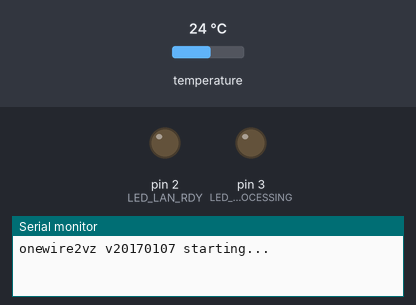
Bench run of a sketch on a simulated Arduino Uno, built for the host (arithmetic inside an expression is 32-bit, double 64-bit). On the bench: output pins drawn as LEDs (lit = HIGH), the last lines printed to the serial monitor. The test bench sets the inputs (shaded band); at power-on: temperature 24 °C. Random numbers use the default seed unless the sketch sets one; EEPROM starts erased.

Above: at 0.1 s.
At 0.5 s:
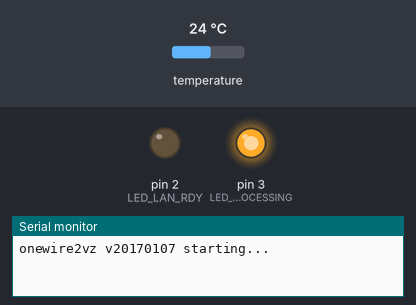
At 1.8 s:
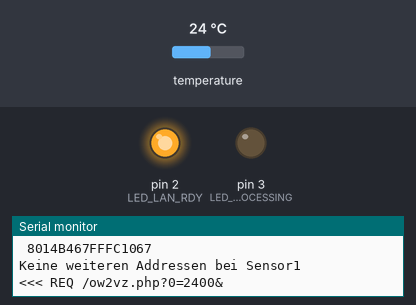
1.9 s: temperature set to 12 °C
4.4 s: temperature set to 28 °C
Timing chart, 0 to 7.4 s (numbered marks = the images above; inputs shaded):
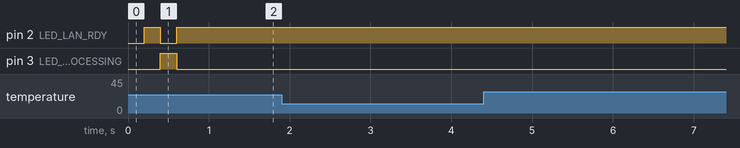

The sketch:

onewire2vz.ino
```cpp
#include <EtherCard.h>
#define CS_PIN 10

#include <EEPROM.h>
#include <TrueRandom.h>
//#include "Timer.h"
//Timer t;


#include <OneWire.h>
OneWire ds(8);  // an pin 10
#define MAX_DS1820_SENSORS 12
byte addr[MAX_DS1820_SENSORS][8];


#include <avr/wdt.h>

// Universally administered and locally administered addresses are distinguished by setting the second least significant bit of the most significant byte of the address. If the bit is 0, the address is universally administered. If it is 1, the address is locally administered. In the example address 02-00-00-00-00-01 the most significant byte is 02h. The binary is 00000010 and the second least significant bit is 1. Therefore, it is a locally administered address.[3] The bit is 0 in all OUIs.
// so mac should be:
// x2-xx-xx-xx-xx-xx
// x6-xx-xx-xx-xx-xx
// xA-xx-xx-xx-xx-xx
// xE-xx-xx-xx-xx-xx
static byte mymac[] = { 0x06,0x02,0x03,0x04,0x05,0x06 };
char macstr[18];

byte Ethernet::buffer[700];
static uint32_t timer = 0;

const char website[] PROGMEM = "vz.langhofer.net";

int LED_LAN_RDY =2;
int LED_LAN_ROOCESSING =3;


int ResetGPIO = A3;


bool requestPending=false;
int heartbeatreset = 0;

/*
void displaystuff(char* releasedetails, char* ipaddress, char* macaddress)   {
  // by default, we'll generate the high voltage from the 3.3v line internally! (neat!)
  display.begin(SSD1306_SWITCHCAPVCC, 0x3C);  // initialize with the I2C addr 0x3C (for the 128x32)
  // init done

  // Clear the buffer.
  display.clearDisplay();


  // text display tests
  display.setTextSize(1);
  display.setTextColor(WHITE);
  display.setCursor(0,0);
  display.println(releasedetails);
  display.println(ipaddress);
  display.setTextSize(2);
  display.println(macaddress);
  display.display();
  delay(2000);
}
*/


static void my_callback (byte status, word off, word len) {
  requestPending=false;

  Serial.println(">>>");
  Ethernet::buffer[off+300] = 0;
  Serial.print((const char*) Ethernet::buffer + off);
  Serial.println("...");
  //wdt_reset();
}

uint16_t values[10];
uint8_t debounce[10];

String a,c;

int heartbeat=0;


void(* resetFunc) (void) = 0;

int HighByte, LowByte, TReading, SignBit, Tc_100, Whole, Fract;

void setup () {

  Serial.begin(115200);
  Serial.println(F("\nonewire2vz v20170107 starting..."));


  //displaystuff("s0vz v2 build 1702", "192.168.2.3", "13:22:23:12:23:42");


  pinMode(4, INPUT_PULLUP);
  pinMode(5, INPUT_PULLUP);
  pinMode(6, INPUT_PULLUP);
  pinMode(7, INPUT_PULLUP);
  pinMode(8, INPUT_PULLUP);
  pinMode(9, INPUT_PULLUP);

  pinMode(A0, INPUT_PULLUP);
  pinMode(A1, INPUT_PULLUP);
  pinMode(A2, INPUT_PULLUP);
  pinMode(A3, INPUT_PULLUP);


  pinMode(LED_LAN_RDY, OUTPUT);
  pinMode(LED_LAN_ROOCESSING, OUTPUT);

  // LED test
  delay(200);
  digitalWrite(LED_LAN_RDY, HIGH);
  delay(200);
  digitalWrite(LED_LAN_RDY, LOW);
  digitalWrite(LED_LAN_ROOCESSING, HIGH);
  delay(200);
  digitalWrite(LED_LAN_ROOCESSING, LOW);
  digitalWrite(LED_LAN_RDY, LOW);


  if (EEPROM.read(1) != '#') {
    Serial.println(F("\nWriting EEProm..."));

    EEPROM.write(1, '#');

    for (int i = 3; i < 6; i++) {
      EEPROM.write(i, TrueRandom.randomByte());
    }
  }

  // read 3 last MAC octets
  for (int i = 3; i < 6; i++) {
      mymac[i] = EEPROM.read(i);
  }

Serial.print("MAC: ");
  for (int i = 0; i < 6; i++) {
    Serial.print(mymac[i], HEX);
        if (i<5)
          Serial.print(':');
    }
  Serial.println();

  Serial.print("Access Ethernet Controller... ");
  if (ether.begin(sizeof Ethernet::buffer, mymac, CS_PIN) == 0) {
    Serial.println(F("FAILED"));
  } else {
    Serial.println("DONE");
  }


  Serial.print("Requesting IP from DHCP Server... ");
  if (!ether.dhcpSetup()) {
    Serial.println(F("FAILED"));
  } else {
    Serial.println("DONE");
  }


  ether.printIp("IP:  ", ether.myip);
  ether.printIp("GW:  ", ether.gwip);
  ether.printIp("DNS: ", ether.dnsip);

  if (!ether.dnsLookup(website))
    Serial.println("DNS failed");

  ether.printIp("SRV: ", ether.hisip);


  heartbeat=0;

  a = "?mac=" + String(mymac[0], HEX) + ":" + String(mymac[1], HEX) + ":" + String(mymac[2], HEX) +
  ":" + String(mymac[3], HEX) + ":" +String( mymac[4], HEX) + ":" + String(mymac[5], HEX);

  digitalWrite(LED_LAN_RDY, HIGH);
  // t.every(1000, takeReading);

}

bool foo;
void blinkLED() {
  foo=!foo;
  if (foo)
    digitalWrite(LED_LAN_RDY,HIGH);
  else
    digitalWrite(LED_LAN_RDY,LOW);

}


int MAX_HEARTBEAT=200;


char b[150];
String d;
void loop () {

  buildsensorstring();


  ether.packetLoop(ether.packetReceive());

  if (millis() > timer) {
    timer = millis() + 10000;
    Serial.println();
    Serial.print("<<< REQ ");


     d.toCharArray(b, sizeof(b));


    ether.browseUrl(PSTR("/ow2vz.php?"), b, website, my_callback);

    Serial.print("/ow2vz.php?");
    Serial.println(d);
  }
}

void buildsensorstring() {

  byte i;
  byte present = 0;
  byte data[12];
  byte addr[MAX_DS1820_SENSORS][8];
  int sensor=0;

  d = "";
  for (sensor=0;sensor<MAX_DS1820_SENSORS;sensor++) {


    if ( !ds.search(addr[sensor])) {
      Serial.print("Keine weiteren Addressen bei Sensor");
      Serial.println (sensor); //\n");
      ds.reset_search();
      break;
    }

    if ( OneWire::crc8( addr[sensor], 7) != addr[sensor][7]) {
      Serial.print("CRC nicht gültig!\n");
      //return;
    }

    if ( addr[sensor][0] == 0x10) {
      //Serial.print("Gerät ist aus der DS18S20 Familie.\n");

    }
    else if ( addr[sensor][0] == 0x28) {
      //Serial.print("Gerät ist aus der D18s20S18B20 Familie.\n");
    }
    else {
      Serial.print("Gerätefamilie nicht erkannt : 0x");
      Serial.println(addr[sensor][0],HEX);
      //return;
    }

    ds.reset();
    ds.select(addr[sensor]);
    ds.write(0x44,1);         // start Konvertierung, mit power-on am Ende

    //delay(50);     // 750ms sollten ausreichen

    ether.packetLoop(ether.packetReceive());
    delay(750);
    ether.packetLoop(ether.packetReceive());


    // man sollte ein ds.depower() hier machen, aber ein reset tut das auch

    present = ds.reset();
    ds.select(addr[sensor]);
    ds.write(0xBE);         // Wert lesen


    d += (sensor);

    d += "=";
    //d += ("");
    //for( i = 1; i < 4; i++)
     //{
       //if (addr[sensor][i]<0xff)
       //  d +="0";

       //d += String(addr[sensor][i], HEX);
       //Serial.print("e:");
       //Serial.println(addr[sensor][i], HEX);
       //Serial.print(addr[sensor][i], HEX);

       //if (i<6) d += ("-");
     //}

     //d += "=";

    Serial.print(" ");
    for ( i = 0; i < 9; i++) {           // 9 bytes
      data[i] = ds.read();
      Serial.print(data[i], HEX);
    }
    Serial.println();

    LowByte = data[0];
    HighByte = data[1];
    TReading = (HighByte << 8) + LowByte;
    SignBit = TReading & 0x8000;  // test most sig bit
    if (SignBit) // negative
    {
      TReading = (TReading ^ 0xffff) + 1; // 2's comp
    }

    Tc_100 = (6 * TReading) + TReading / 4;    // mal (100 * 0.0625) oder 6.25

    /* Für DS18S20 folgendes verwenden Tc_100 = (TReading*100/2);    */

    //Whole = Tc_100 / 100;  // Ganzzahlen und Brüche trennen
    //Fract = Tc_100 % 100;

    if (SignBit) // negative Werte ermitteln
    {
      d += "-";
    }
    d += Tc_100;

    d +="&";

    //d += (Whole);
    //d += ".";

    //if (Fract < 10)
    //{
     //d += "0";
    //}


    //d += Fract;

    //d += "&";
  }

  //Serial.println("debug");
  //Serial.println(d);
  //return d;
}
```
